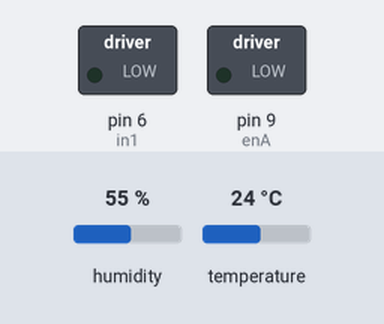
The sketch below on a simulated Arduino Uno, built with avr-gcc and run on an emulated ATmega328P. Parts: switched loads named in the sketch (green lamp = pin HIGH). The test bench sets the inputs (shaded band); at power-on: humidity 55 %, temperature 24 °C. What the sketch prints to the serial monitor is not drawn.

Above: at 0.1 s.
At 2.1 s:
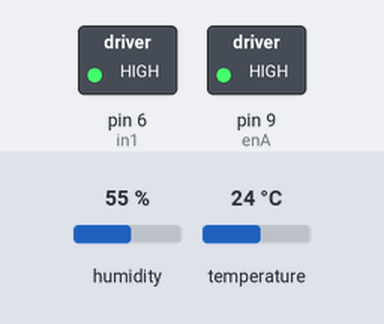
Timing chart, 0 to 3.6 s (numbered marks = the images above):
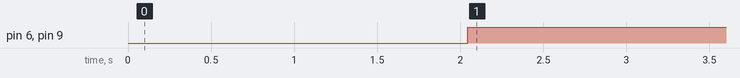

Measured:
- by itself, pin 6 (in1), pin 9 (enA): LOW → HIGH at 2.0 s

The sketch:

SoilMoisture.ino
```cpp
#include "DHT.h"

#define DHTPIN 2     // Digital pin connected to the DHT sensor

#define DHTTYPE DHT11   // DHT 11


#define enA 9 // Pins for motor driver
#define in1 6
//#define in2 7


DHT dht(DHTPIN, DHTTYPE); //Initialize DHT sensor

void setup() {
  Serial.begin(9600);
  Serial.println(F("DHT11 Output Dump!"));
  pinMode(enA,OUTPUT);
  pinMode(in1,OUTPUT); //set the pin as pwm output for controlling the motor
  digitalWrite(in1,LOW); // set the direction of the motor
  dht.begin();
}

void loop() {
  // Wait a few seconds between measurements.
  delay(2000);

  // Reading temperature or humidity takes about 250 milliseconds!
  float h = dht.readHumidity();
  // Read temperature as Celsius (the default)
  float t = dht.readTemperature();
  // Read temperature as Fahrenheit (isFahrenheit = true)
  float f = dht.readTemperature(true);

  // Check if any reads failed and exit early (to try again).
  if (isnan(h) || isnan(t) || isnan(f)) {
    Serial.println(F("Failed to read from DHT sensor!"));
    return;
  }

  // Compute heat index in Fahrenheit (the default)
  float hif = dht.computeHeatIndex(f, h);
  // Compute heat index in Celsius (isFahreheit = false)
  float hic = dht.computeHeatIndex(t, h, false);

  Serial.print(F("Moisture Content: "));
  Serial.print(h);
  Serial.print(F("%  Temperature: "));
  Serial.print(t);
  Serial.print(F("°C "));
  Serial.print(f);
  Serial.print(F("°F  Heat index: "));
  Serial.print(hic);
  Serial.print(F("°C "));
  Serial.print(hif);
  Serial.println(F("°F"));

  //logic to drive the motor to pump water into the soil

  if(h >= 50){
    analogWrite(enA,255);
    digitalWrite(in1,HIGH);
  }
  else{
    analogWrite(enA,0);
    digitalWrite(in1,LOW);
  }
}
```
